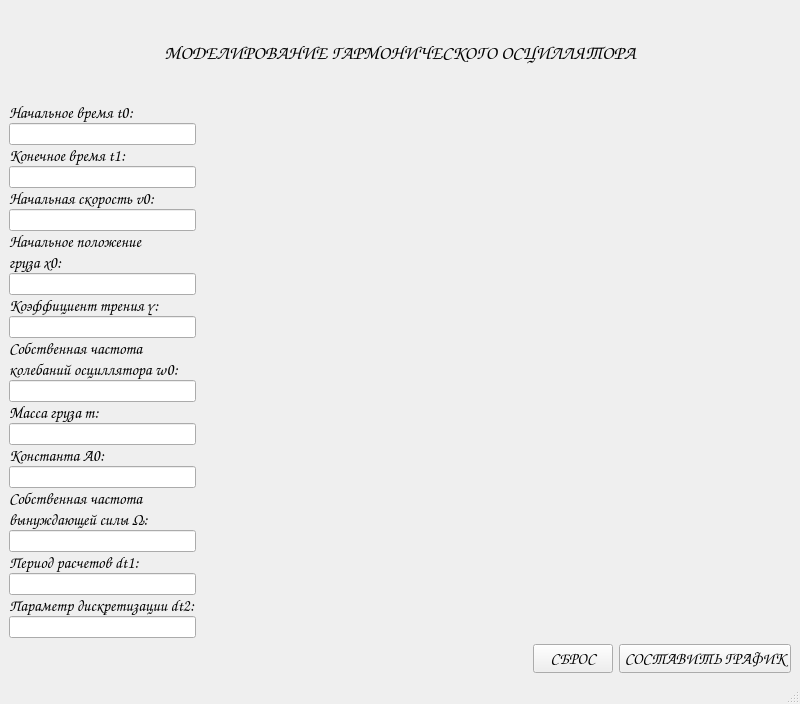
<?xml version="1.0" encoding="UTF-8"?>
<ui version="4.0">
 <class>MainWindow</class>
 <widget class="QMainWindow" name="MainWindow">
  <property name="geometry">
   <rect>
    <x>0</x>
    <y>0</y>
    <width>800</width>
    <height>704</height>
   </rect>
  </property>
  <property name="windowTitle">
   <string>MainWindow</string>
  </property>
  <widget class="QWidget" name="centralwidget">
   <layout class="QGridLayout" name="gridLayout" columnstretch="1,5">
    <item row="0" column="0" colspan="2">
     <layout class="QVBoxLayout" name="verticalLayout_header">
      <property name="sizeConstraint">
       <enum>QLayout::SetFixedSize</enum>
      </property>
      <item>
       <widget class="QLabel" name="label_program_name">
        <property name="font">
         <font>
          <family>Comic Sans MS</family>
          <pointsize>14</pointsize>
          <weight>50</weight>
          <bold>false</bold>
         </font>
        </property>
        <property name="text">
         <string>МОДЕЛИРОВАНИЕ ГАРМОНИЧЕСКОГО ОСЦИЛЛЯТОРА</string>
        </property>
        <property name="alignment">
         <set>Qt::AlignCenter</set>
        </property>
       </widget>
      </item>
     </layout>
    </item>
    <item row="1" column="1">
     <layout class="QVBoxLayout" name="verticalLayout_graph">
      <item>
       <widget class="QLabel" name="label_graph">
        <property name="text">
         <string/>
        </property>
        <property name="alignment">
         <set>Qt::AlignCenter</set>
        </property>
       </widget>
      </item>
     </layout>
    </item>
    <item row="2" column="1">
     <layout class="QHBoxLayout" name="horizontalLayout_buttons">
      <item>
       <spacer name="horizontalSpacer_2">
        <property name="orientation">
         <enum>Qt::Horizontal</enum>
        </property>
        <property name="sizeHint" stdset="0">
         <size>
          <width>40</width>
          <height>20</height>
         </size>
        </property>
       </spacer>
      </item>
      <item>
       <widget class="QPushButton" name="pushButton_reset">
        <property name="sizePolicy">
         <sizepolicy hsizetype="Minimum" vsizetype="Fixed">
          <horstretch>0</horstretch>
          <verstretch>0</verstretch>
         </sizepolicy>
        </property>
        <property name="font">
         <font>
          <family>Comic Sans MS</family>
          <pointsize>12</pointsize>
          <weight>50</weight>
          <bold>false</bold>
         </font>
        </property>
        <property name="text">
         <string>СБРОС</string>
        </property>
       </widget>
      </item>
      <item>
       <widget class="QPushButton" name="pushButton_graph">
        <property name="sizePolicy">
         <sizepolicy hsizetype="Minimum" vsizetype="Fixed">
          <horstretch>0</horstretch>
          <verstretch>0</verstretch>
         </sizepolicy>
        </property>
        <property name="font">
         <font>
          <family>Comic Sans MS</family>
          <pointsize>12</pointsize>
          <weight>50</weight>
          <bold>false</bold>
         </font>
        </property>
        <property name="text">
         <string>СОСТАВИТЬ ГРАФИК</string>
        </property>
       </widget>
      </item>
     </layout>
    </item>
    <item row="1" column="0">
     <layout class="QVBoxLayout" name="verticalLayout_input_fields">
      <property name="spacing">
       <number>0</number>
      </property>
      <item>
       <layout class="QVBoxLayout" name="verticalLayout_t0">
        <property name="spacing">
         <number>0</number>
        </property>
        <property name="sizeConstraint">
         <enum>QLayout::SetDefaultConstraint</enum>
        </property>
        <item>
         <widget class="QLabel" name="label_t0">
          <property name="sizePolicy">
           <sizepolicy hsizetype="Preferred" vsizetype="Maximum">
            <horstretch>0</horstretch>
            <verstretch>0</verstretch>
           </sizepolicy>
          </property>
          <property name="font">
           <font>
            <family>Comic Sans MS</family>
            <pointsize>12</pointsize>
           </font>
          </property>
          <property name="text">
           <string>Начальное время t0:</string>
          </property>
         </widget>
        </item>
        <item>
         <widget class="QLineEdit" name="lineEdit_t0"/>
        </item>
       </layout>
      </item>
      <item>
       <layout class="QVBoxLayout" name="verticalLayout_t1">
        <property name="spacing">
         <number>0</number>
        </property>
        <item>
         <widget class="QLabel" name="label_t1">
          <property name="sizePolicy">
           <sizepolicy hsizetype="Preferred" vsizetype="Maximum">
            <horstretch>0</horstretch>
            <verstretch>0</verstretch>
           </sizepolicy>
          </property>
          <property name="font">
           <font>
            <family>Comic Sans MS</family>
            <pointsize>12</pointsize>
           </font>
          </property>
          <property name="text">
           <string>Конечное время t1:</string>
          </property>
         </widget>
        </item>
        <item>
         <widget class="QLineEdit" name="lineEdit_t1"/>
        </item>
       </layout>
      </item>
      <item>
       <layout class="QVBoxLayout" name="verticalLayout_v0">
        <property name="spacing">
         <number>0</number>
        </property>
        <item>
         <widget class="QLabel" name="label_v0">
          <property name="sizePolicy">
           <sizepolicy hsizetype="Preferred" vsizetype="Maximum">
            <horstretch>0</horstretch>
            <verstretch>0</verstretch>
           </sizepolicy>
          </property>
          <property name="font">
           <font>
            <family>Comic Sans MS</family>
            <pointsize>12</pointsize>
           </font>
          </property>
          <property name="text">
           <string>Начальная скорость v0:</string>
          </property>
         </widget>
        </item>
        <item>
         <widget class="QLineEdit" name="lineEdit_v0"/>
        </item>
       </layout>
      </item>
      <item>
       <layout class="QVBoxLayout" name="verticalLayout_x0">
        <property name="spacing">
         <number>0</number>
        </property>
        <item>
         <widget class="QLabel" name="label_x0">
          <property name="sizePolicy">
           <sizepolicy hsizetype="Preferred" vsizetype="Maximum">
            <horstretch>0</horstretch>
            <verstretch>0</verstretch>
           </sizepolicy>
          </property>
          <property name="font">
           <font>
            <family>Comic Sans MS</family>
            <pointsize>12</pointsize>
           </font>
          </property>
          <property name="text">
           <string>Начальное положение</string>
          </property>
         </widget>
        </item>
        <item>
         <widget class="QLabel" name="label_x0_2">
          <property name="sizePolicy">
           <sizepolicy hsizetype="Preferred" vsizetype="Maximum">
            <horstretch>0</horstretch>
            <verstretch>0</verstretch>
           </sizepolicy>
          </property>
          <property name="font">
           <font>
            <family>Comic Sans MS</family>
            <pointsize>12</pointsize>
           </font>
          </property>
          <property name="text">
           <string>груза x0:</string>
          </property>
         </widget>
        </item>
        <item>
         <widget class="QLineEdit" name="lineEdit_x0"/>
        </item>
       </layout>
      </item>
      <item>
       <layout class="QVBoxLayout" name="verticalLayout_gamma">
        <property name="spacing">
         <number>0</number>
        </property>
        <item>
         <widget class="QLabel" name="label_gamma">
          <property name="sizePolicy">
           <sizepolicy hsizetype="Preferred" vsizetype="Maximum">
            <horstretch>0</horstretch>
            <verstretch>0</verstretch>
           </sizepolicy>
          </property>
          <property name="font">
           <font>
            <family>Comic Sans MS</family>
            <pointsize>12</pointsize>
           </font>
          </property>
          <property name="text">
           <string>Коэффициент трения γ:</string>
          </property>
         </widget>
        </item>
        <item>
         <widget class="QLineEdit" name="lineEdit_gamma"/>
        </item>
       </layout>
      </item>
      <item>
       <layout class="QVBoxLayout" name="verticalLayout_omega0">
        <property name="spacing">
         <number>0</number>
        </property>
        <item>
         <widget class="QLabel" name="label_omega0">
          <property name="sizePolicy">
           <sizepolicy hsizetype="Preferred" vsizetype="Maximum">
            <horstretch>0</horstretch>
            <verstretch>0</verstretch>
           </sizepolicy>
          </property>
          <property name="font">
           <font>
            <family>Comic Sans MS</family>
            <pointsize>12</pointsize>
           </font>
          </property>
          <property name="text">
           <string>Собственная частота</string>
          </property>
         </widget>
        </item>
        <item>
         <widget class="QLabel" name="label_omega0_2">
          <property name="sizePolicy">
           <sizepolicy hsizetype="Preferred" vsizetype="Maximum">
            <horstretch>0</horstretch>
            <verstretch>0</verstretch>
           </sizepolicy>
          </property>
          <property name="font">
           <font>
            <family>Comic Sans MS</family>
            <pointsize>12</pointsize>
           </font>
          </property>
          <property name="text">
           <string>колебаний осциллятора ω0:</string>
          </property>
         </widget>
        </item>
        <item>
         <widget class="QLineEdit" name="lineEdit_omega0"/>
        </item>
       </layout>
      </item>
      <item>
       <layout class="QVBoxLayout" name="verticalLayout_m">
        <item>
         <widget class="QLabel" name="label_m">
          <property name="sizePolicy">
           <sizepolicy hsizetype="Preferred" vsizetype="Maximum">
            <horstretch>0</horstretch>
            <verstretch>0</verstretch>
           </sizepolicy>
          </property>
          <property name="font">
           <font>
            <family>Comic Sans MS</family>
            <pointsize>12</pointsize>
           </font>
          </property>
          <property name="text">
           <string>Масса груза m:</string>
          </property>
         </widget>
        </item>
        <item>
         <widget class="QLineEdit" name="lineEdit_m"/>
        </item>
       </layout>
      </item>
      <item>
       <layout class="QVBoxLayout" name="verticalLayout_a0">
        <property name="spacing">
         <number>0</number>
        </property>
        <item>
         <widget class="QLabel" name="label_a0">
          <property name="sizePolicy">
           <sizepolicy hsizetype="Preferred" vsizetype="Maximum">
            <horstretch>0</horstretch>
            <verstretch>0</verstretch>
           </sizepolicy>
          </property>
          <property name="font">
           <font>
            <family>Comic Sans MS</family>
            <pointsize>12</pointsize>
           </font>
          </property>
          <property name="text">
           <string>Константа A0:</string>
          </property>
         </widget>
        </item>
        <item>
         <widget class="QLineEdit" name="lineEdit_a0"/>
        </item>
       </layout>
      </item>
      <item>
       <layout class="QVBoxLayout" name="verticalLayout_OMEGA">
        <property name="spacing">
         <number>0</number>
        </property>
        <item>
         <widget class="QLabel" name="label_OMEGA">
          <property name="sizePolicy">
           <sizepolicy hsizetype="Preferred" vsizetype="Maximum">
            <horstretch>0</horstretch>
            <verstretch>0</verstretch>
           </sizepolicy>
          </property>
          <property name="font">
           <font>
            <family>Comic Sans MS</family>
            <pointsize>12</pointsize>
           </font>
          </property>
          <property name="text">
           <string>Собственная частота</string>
          </property>
         </widget>
        </item>
        <item>
         <widget class="QLabel" name="label_OMEGA_2">
          <property name="sizePolicy">
           <sizepolicy hsizetype="Preferred" vsizetype="Maximum">
            <horstretch>0</horstretch>
            <verstretch>0</verstretch>
           </sizepolicy>
          </property>
          <property name="font">
           <font>
            <family>Comic Sans MS</family>
            <pointsize>12</pointsize>
           </font>
          </property>
          <property name="text">
           <string>вынуждающей силы Ω:</string>
          </property>
         </widget>
        </item>
        <item>
         <widget class="QLineEdit" name="lineEdit_OMEGA"/>
        </item>
       </layout>
      </item>
      <item>
       <layout class="QVBoxLayout" name="verticalLayout_dt1">
        <property name="spacing">
         <number>0</number>
        </property>
        <item>
         <widget class="QLabel" name="label_dt1">
          <property name="sizePolicy">
           <sizepolicy hsizetype="Preferred" vsizetype="Maximum">
            <horstretch>0</horstretch>
            <verstretch>0</verstretch>
           </sizepolicy>
          </property>
          <property name="font">
           <font>
            <family>Comic Sans MS</family>
            <pointsize>12</pointsize>
           </font>
          </property>
          <property name="text">
           <string>Период расчетов dt1:</string>
          </property>
         </widget>
        </item>
        <item>
         <widget class="QLineEdit" name="lineEdit_dt1"/>
        </item>
       </layout>
      </item>
      <item>
       <layout class="QVBoxLayout" name="verticalLayout_dt2">
        <property name="spacing">
         <number>0</number>
        </property>
        <item>
         <widget class="QLabel" name="label_dt2">
          <property name="sizePolicy">
           <sizepolicy hsizetype="Preferred" vsizetype="Maximum">
            <horstretch>0</horstretch>
            <verstretch>0</verstretch>
           </sizepolicy>
          </property>
          <property name="font">
           <font>
            <family>Comic Sans MS</family>
            <pointsize>12</pointsize>
           </font>
          </property>
          <property name="text">
           <string>Параметр дискретизации dt2:</string>
          </property>
         </widget>
        </item>
        <item>
         <widget class="QLineEdit" name="lineEdit_dt2"/>
        </item>
       </layout>
      </item>
     </layout>
    </item>
    <item row="2" column="0">
     <spacer name="horizontalSpacer">
      <property name="orientation">
       <enum>Qt::Horizontal</enum>
      </property>
      <property name="sizeHint" stdset="0">
       <size>
        <width>40</width>
        <height>20</height>
       </size>
      </property>
     </spacer>
    </item>
   </layout>
  </widget>
  <widget class="QMenuBar" name="menubar">
   <property name="geometry">
    <rect>
     <x>0</x>
     <y>0</y>
     <width>800</width>
     <height>21</height>
    </rect>
   </property>
  </widget>
  <widget class="QStatusBar" name="statusbar"/>
 </widget>
 <resources/>
 <connections/>
</ui>
